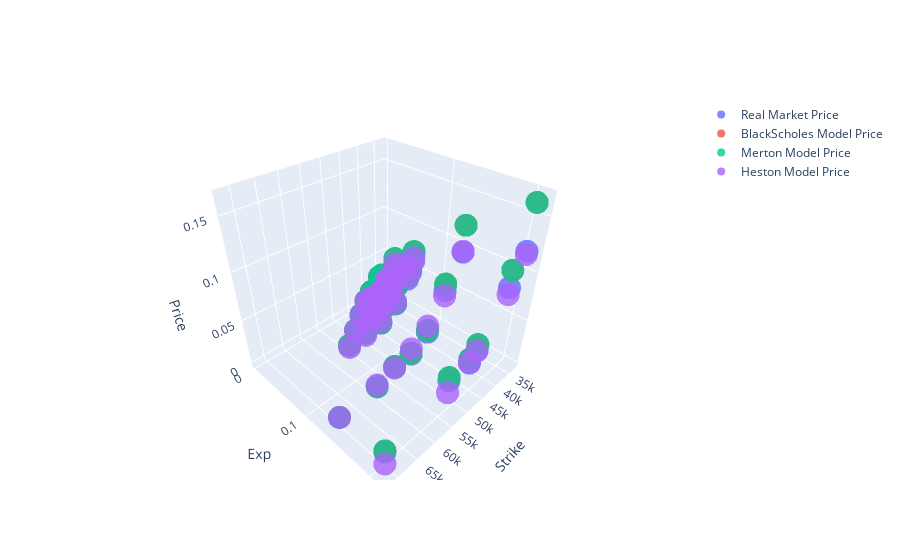

Write notebook code for a chart like this one.
### Code cell
from sklearn.metrics import mean_absolute_error

x = BS.df['K']
y = BS.df['_T']
z = BS.df['mid']

x1 = BS.df['K']
y1 = BS.df['_T']
z1 = BS.df['BS_PRICE']

x2 = M.df['K']
y2 = M.df['_T']
z2 = M.df['MERTON_PRICE']

x3 = H.df['K']
y3 = H.df['_T']
z3 = H.df['HESTON_PRICE']






fig = go.Figure(data=[go.Scatter3d(x=x, y=y, z=z , mode='markers', name='Real Market Price', marker=dict(opacity=0.8)),
                      go.Scatter3d(x=x1, y=y1, z=z1, mode='markers', name='BlackScholes Model Price', marker=dict(opacity=0.8)),
                      go.Scatter3d(x=x2, y=y2, z=z2, mode='markers', name='Merton Model Price', marker=dict(opacity=0.8),),
                      go.Scatter3d(x=x3, y=y3, z=z3, mode='markers', name='Heston Model Price', marker=dict(opacity=0.8))])


fig.update_scenes(xaxis_title_text='Strike', yaxis_title_text='Exp', zaxis_title_text='Price') 
fig.show()

#rms_merton = mean_squared_error(z2, z3, squared=False)
